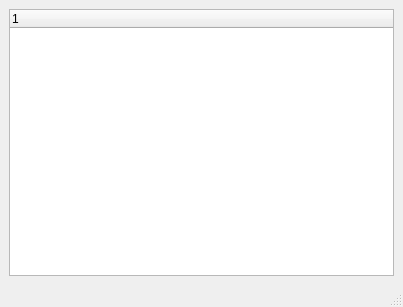
<?xml version="1.0" encoding="UTF-8"?>
<ui version="4.0">
 <class>MainWindow</class>
 <widget class="QMainWindow" name="MainWindow">
  <property name="geometry">
   <rect>
    <x>0</x>
    <y>0</y>
    <width>403</width>
    <height>307</height>
   </rect>
  </property>
  <property name="windowTitle">
   <string>MainWindow</string>
  </property>
  <widget class="QWidget" name="centralwidget">
   <layout class="QHBoxLayout" name="horizontalLayout">
    <item>
     <widget class="QTreeWidget" name="treeWidget">
      <column>
       <property name="text">
        <string notr="true">1</string>
       </property>
      </column>
     </widget>
    </item>
   </layout>
  </widget>
  <widget class="QMenuBar" name="menubar">
   <property name="geometry">
    <rect>
     <x>0</x>
     <y>0</y>
     <width>403</width>
     <height>22</height>
    </rect>
   </property>
  </widget>
  <widget class="QStatusBar" name="statusbar"/>
 </widget>
 <resources/>
 <connections/>
</ui>
